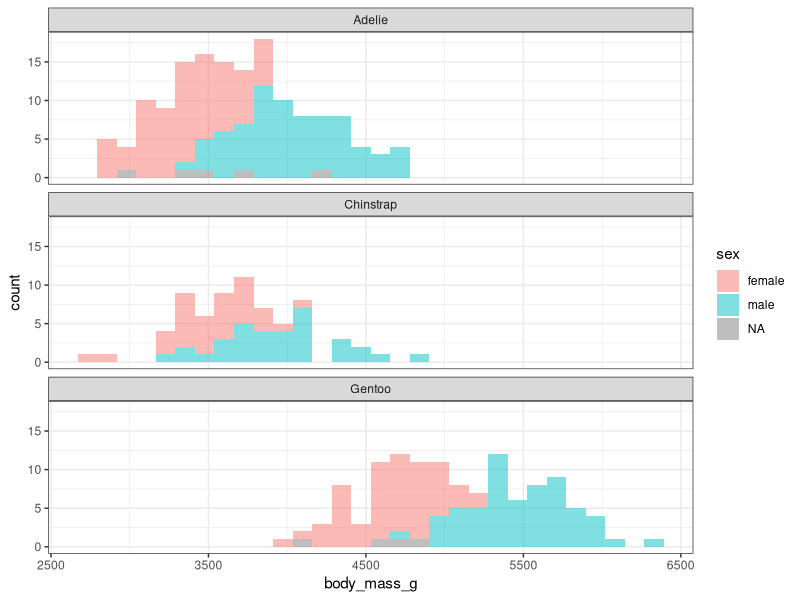
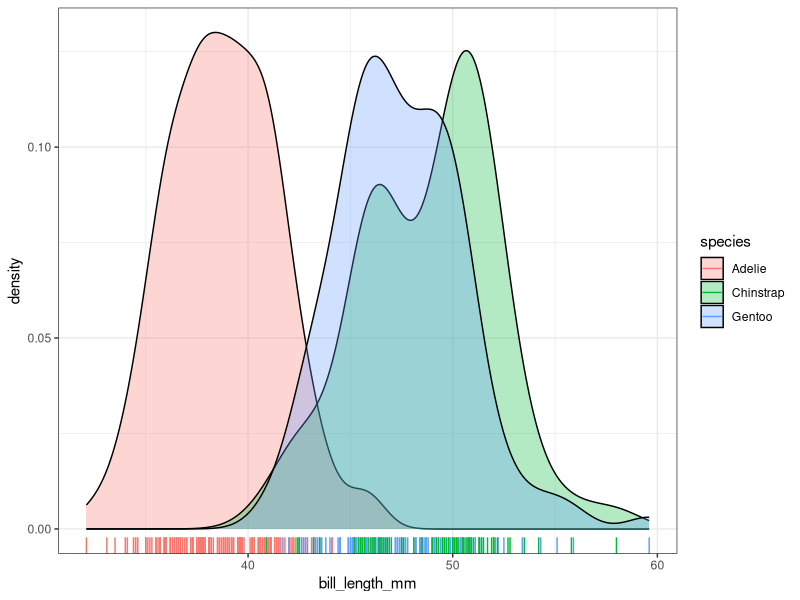
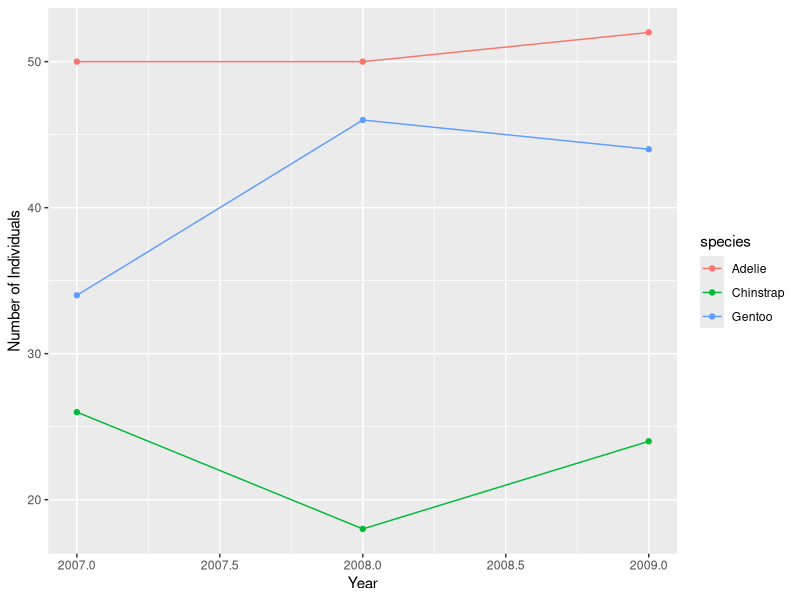
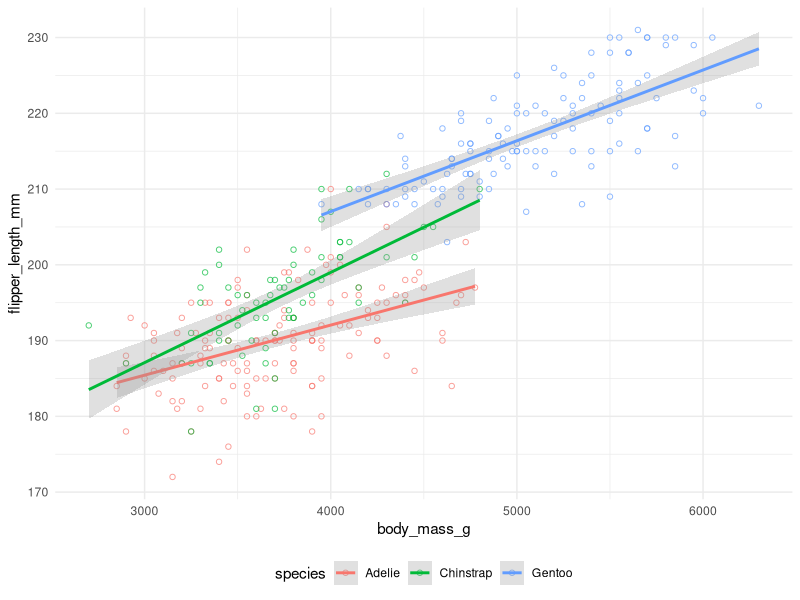

Write the R code that produced these figures, in order.
## ---- chunk 1
knitr::opts_chunk$set(echo = FALSE, message = FALSE, warning = FALSE)
knitr::opts_chunk$set(fig.pos = 'H')

# Run the following in your console below if you don't have these installed
# install.packages(c("rmarkdown","tinytex","knitr"))
# tinytex::install_tinytex()

library(tidyverse)
library(palmerpenguins)
library(RColorBrewer)
## ---- chunk 2
smry <- penguins %>% 
  group_by(species) %>% 
  summarize(across(where(is.numeric), mean, na.rm = TRUE)) %>% 
  mutate(across(where(is.numeric), round, 5)) %>% 
  select(-year)

knitr::kable(smry) # static table
## ---- chunk 3
penguins %>% 
  ggplot(aes(body_mass_g, fill = sex)) +
  geom_histogram(alpha = 0.5) +
  facet_wrap(~species, ncol = 1) +
  theme_bw()
## ---- chunk 4

# Using kernel density estimation (KDE) to create a smooth estimate of the probability density function of a continuous variable. 
penguins %>% 
  ggplot(aes(bill_length_mm, fill = species)) +
  geom_density(alpha = 0.3) + geom_rug(aes(col = species)) +
  theme_bw()
## ---- chunk 5

#Create a custom color scale

p <- penguins %>%
  group_by(species, year) %>% 
  summarize(n = n()) %>% 
  ggplot(aes(year, n, col = species)) +
  geom_point() + geom_line() +
  xlab("Year") + ylab("Number of Individuals")
p

# customize theme
# p + theme_bw()
    
# customize colors
# https://r-graph-gallery.com/ggplot2-color.html

# colors from brewer palette
# myColors <- brewer.pal(3,"Set2") # or custom colors myColors <- c("#6deeb7", "#c3b4e7", "#d43bca")
# names(myColors) <- levels(penguins$species)
# colScale <- scale_colour_manual(name = "species", values = myColors)
# 
# p + colScale
  # scale_color_hue()
  # scale_color_brewer(palette = "Dark2")

## ---- chunk 6
penguins %>% 
  drop_na(sex) %>% 
  ggplot(aes(body_mass_g, flipper_length_mm, col = species)) +
  geom_point(pch = 1, alpha = 0.7) +
  geom_smooth(method = "lm", se = TRUE, alpha = 0.3) +
  theme_minimal() + # this must come before theme()
  theme(legend.position = "bottom") 
